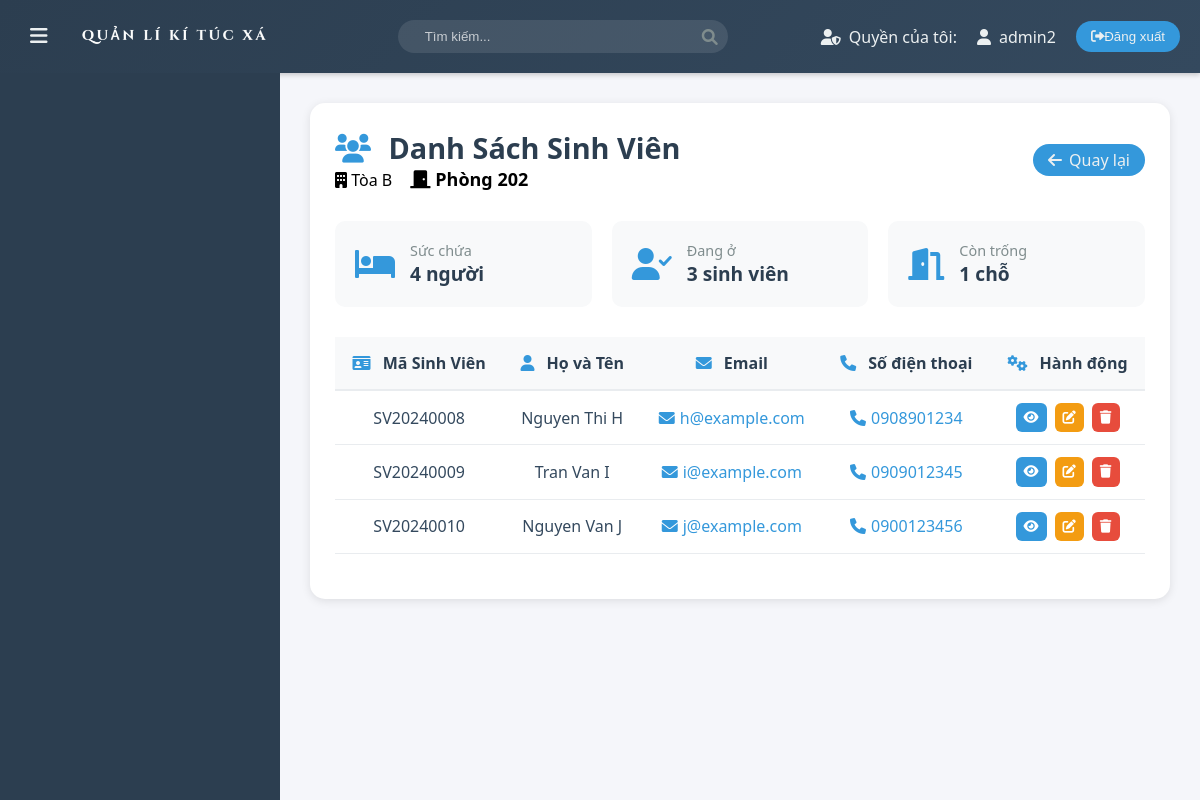
Screenshot of /php/view_room_students.php?room_id=42 (signed in) with the database file from the repository.
### tables this page shows
CREATE TABLE Rooms (
    room_id INT AUTO_INCREMENT PRIMARY KEY,
    room_code VARCHAR(50) UNIQUE NOT NULL,
    building VARCHAR(1) NOT NULL,
    floor INT NOT NULL,
    room_number VARCHAR(10) NOT NULL,
    capacity ENUM('2', '4', '8') NOT NULL,
    status ENUM('available', 'occupied', 'maintenance') DEFAULT 'available',
    price DECIMAL(10,2) NOT NULL
);

CREATE TABLE Students (
    student_id INT AUTO_INCREMENT PRIMARY KEY,
    student_code VARCHAR(50) UNIQUE NOT NULL,
    full_name VARCHAR(255) NOT NULL,
    email VARCHAR(255) NOT NULL,
    phone VARCHAR(20),
    gender ENUM('Male', 'Female', 'Other') DEFAULT 'Other',
    date_of_birth DATE,
    address VARCHAR(255),
    nationality VARCHAR(50) DEFAULT 'Vietnam',
    major VARCHAR(100),
    year_of_study INT CHECK (year_of_study BETWEEN 1 AND 5),
    gpa DECIMAL(3, 2) CHECK (gpa BETWEEN 0.0 AND 4.0),
    room_id INT,
    status ENUM('Active', 'Inactive', 'Graduated') DEFAULT 'Active',
    FOREIGN KEY (room_id) REFERENCES Rooms(room_id) ON DELETE SET NULL
);

### php/view_room_students.php (the view, shortened to what this page needs)
<?php
include 'db_connect.php';
if (isset($_GET['room_id'])) {
    $room_id = $_GET['room_id'];
    $sql_room = "SELECT * FROM Rooms WHERE room_id = ?";
    $stmt_room = $conn->prepare($sql_room);
    $stmt_room->bind_param("i", $room_id);
    $stmt_room->execute();
    $result_room = $stmt_room->get_result();
    $room = $result_room->fetch_assoc();
    $sql_students = "SELECT * FROM Students WHERE room_id = ?";
    $stmt_students = $conn->prepare($sql_students);
    $stmt_students->bind_param("i", $room_id);
    $stmt_students->execute();
    $result_students = $stmt_students->get_result();
} else {
    echo '<script>alert("ID phòng không hợp lệ."); window.location.href="rooms_list.php";</script>';
    exit;
}
?>
<!DOCTYPE html>
<html lang="vi">
<head>
    <link rel="stylesheet" href="../assest/css/main.css">
    <link rel="stylesheet" href="../assest/css/rooms.css">
    <link rel="stylesheet" href="https://cdnjs.cloudflare.com/ajax/libs/font-awesome/6.0.0/css/all.min.css">
</head>
<body>
    <?php include 'layout/header.php'; ?>
    <div class="container">
        <?php include 'layout/menu.php'; ?>
        <main class="content">
            <div class="room-students-container">
                <div class="page-header">
                    <div class="header-content">
                        <h2>
                            <i class="fas fa-users"></i>
                            Danh Sách Sinh Viên
                        </h2>
                        <div class="room-info">
                            <span class="building-info">
                                <i class="fas fa-building"></i>
                                Tòa <?php echo htmlspecialchars($room['building']); ?>
                            </span>
                            <span class="room-number">
                                <i class="fas fa-door-closed"></i>
                                Phòng <?php echo htmlspecialchars($room['room_number']); ?>
                            </span>
                        </div>
                    </div>
                    <div class="header-actions">
                        <a href="rooms_list.php" class="back-btn">
                            <i class="fas fa-arrow-left"></i>
                            Quay lại
                        </a>
                    </div>
                </div>
                <div class="room-summary">
                    <div class="summary-card">
                        <i class="fas fa-bed"></i>
                        <div class="summary-info">
                            <span class="label">Sức chứa</span>
                            <span class="value"><?php echo htmlspecialchars($room['capacity']); ?> người</span>
                        </div>
                    </div>
                    <div class="summary-card">
                        <i class="fas fa-user-check"></i>
                        <div class="summary-info">
                            <span class="label">Đang ở</span>
                            <span class="value"><?php echo $result_students->num_rows; ?> sinh viên</span>
                        </div>
                    </div>
                    <div class="summary-card">
                        <i class="fas fa-door-open"></i>
                        <div class="summary-info">
                            <span class="label">Còn trống</span>
                            <span class="value"><?php echo $room['capacity'] - $result_students->num_rows; ?> chỗ</span>
                        </div>
                    </div>
                </div>
                <?php if ($result_students->num_rows > 0): ?>
                    <div class="table-responsive">
                        <table class="students-table">
                            <thead>
                                <tr>
                                    <th><i class="fas fa-id-card"></i> Mã Sinh Viên</th>
                                    <th><i class="fas fa-user"></i> Họ và Tên</th>
                                    <th><i class="fas fa-envelope"></i> Email</th>
                                    <th><i class="fas fa-phone"></i> Số điện thoại</th>
                                    <th><i class="fas fa-cogs"></i> Hành động</th>
                                </tr>
                            </thead>
                            <tbody>
                                <?php while ($student = $result_students->fetch_assoc()): ?>
                                    <tr>
                                        <td>
                                            <span class="student-code">
                                                <?php echo htmlspecialchars($student['student_code']); ?>
                                            </span>
                                        </td>
                                        <td>
                                            <div class="student-name">
                                                <?php echo htmlspecialchars($student['full_name']); ?>
                                            </div>
                                        </td>
                                        <td>
                                            <a href="mailto:<?php echo htmlspecialchars($student['email']); ?>" class="email-link">
                                                <i class="fas fa-envelope"></i>
                                                <?php echo htmlspecialchars($student['email']); ?>
                                            </a>
                                        </td>
                                        <td>
                                            <a href="tel:<?php echo htmlspecialchars($student['phone']); ?>" class="phone-link">
                                                <i class="fas fa-phone"></i>
                                                <?php echo htmlspecialchars($student['phone']); ?>
                                            </a>
                                        </td>
                                        <td class="action-buttons">
                                            <button class="action-btn view-btn" title="Xem chi tiết" onclick="viewStudentDetails('<?php echo $student['student_id']; ?>')">
                                                <i class="fas fa-eye"></i>
                                            </button>
                                            <button class="action-btn edit-btn" onclick="showEditPopup(<?php echo $student['student_id']; ?>)" title="Chỉnh sửa">
                                                <i class="fas fa-edit"></i>
                                            </button>
                                            <button class="action-btn delete-btn" onclick="confirmDeleteStudent(<?php echo $student['student_id']; ?>)" title="Xóa">
                                                <i class="fas fa-trash"></i>
                                            </button>
                                        </td>
                                    </tr>
                                <?php endwhile; ?>
                            </tbody>
                        </table>
                    </div>
                <?php endif; ?>
            </div>
        </main>
    </div>
</body>
</html>

### assest/css/main.css (style rules this page uses)
:root { --primary-color: #2c3e50; --secondary-color: #34495e; --accent-color: #3498db; --text-color: #ecf0f1; --hover-color: #2980b9; --transition-speed: 0.3s; }
body { font-family: 'Segoe UI', Tahoma, Geneva, Verdana, sans-serif; margin: 0; padding: 0; background-color: #f5f6fa; }
.container { display: flex; min-height: calc(100vh - 70px); }
.content { flex-grow: 1; padding: 30px; transition: var(--transition-speed); }
.room-number { font-size: 18px; font-weight: bold; margin-left: 14px; }

### assest/css/rooms.css (style rules this page uses)
a { text-decoration: none; }
.back-btn { background-color: var(--accent-color); border: none; color: var(--text-color); padding: 8px 15px; border-radius: 20px; cursor: pointer; transition: var(--transition-speed); display: flex; align-items: center; line-height: 100%; }
.fa-arrow-left:before { content: "\f060"; margin-right: 7px; }
.rooms-list-container, .room-students-container { background: #ffffff; border-radius: 15px; padding: 25px; box-shadow: 0 2px 10px rgba(0, 0, 0, 0.1); }
.page-header { display: flex; justify-content: space-between; align-items: center; margin-bottom: 30px; flex-wrap: wrap; gap: 20px; }
.page-header h2 { color: #2c3e50; font-size: 1.8em; margin: 0 auto; }
.page-header h2 i { color: #3498db; margin-right: 10px; }
.header-actions { display: flex; gap: 15px; align-items: center; }
.table-responsive { overflow-x: auto; margin: 20px 0; }
.rooms-table, .students-table { width: 100%; border-collapse: separate; border-spacing: 0; background: #fff; }
.rooms-table th, .students-table th { background: #f8f9fa; color: #2c3e50; font-weight: 600; padding: 15px; text-align: center; border-bottom: 2px solid #e9ecef; }
.rooms-table td, .students-table td { padding: 12px 15px; border-bottom: 1px solid #e9ecef; color: #34495e; text-align: center; }
.rooms-table th i, .students-table th i { margin-right: 8px; color: #3498db; }
.action-buttons { display: flex; gap: 8px; justify-content: center; }
.action-btn { padding: 8px; border: none; border-radius: 6px; cursor: pointer; display: flex; align-items: center; gap: 5px; transition: all 0.3s ease; }
.action-btn.view-btn { background: #3498db; color: white; }
.action-btn.edit-btn { background: #f39c12; color: white; }
.action-btn.delete-btn { background: #e74c3c; color: white; }
.room-summary { display: grid; grid-template-columns: repeat(auto-fit, minmax(200px, 1fr)); gap: 20px; margin-bottom: 30px; }
.summary-card { background: #f8f9fa; border-radius: 10px; padding: 20px; display: flex; align-items: center; gap: 15px; }
.summary-card i { font-size: 2em; color: #3498db; }
.summary-info { display: flex; flex-direction: column; }
.summary-info .label { color: #7f8c8d; font-size: 0.9em; }
.summary-info .value { color: #2c3e50; font-size: 1.2em; font-weight: 600; }
.email-link, .phone-link { color: #3498db; text-decoration: none; display: inline-flex; align-items: center; gap: 5px; }

### rows the page displays
rooms: building "B", room_number "202", capacity "4", $room['capacity']-$result_students->num_rows "1"
students: student_code "SV20240008", full_name "Nguyen Thi H", email "h@example.com", phone "0908901234"
students: student_code "SV20240009", full_name "Tran Van I", email "i@example.com", phone "0909012345"
students: student_code "SV20240010", full_name "Nguyen Van J", email "j@example.com", phone "0900123456"

### other values shown
$username "admin2"
$result_students->num_rows "3"
